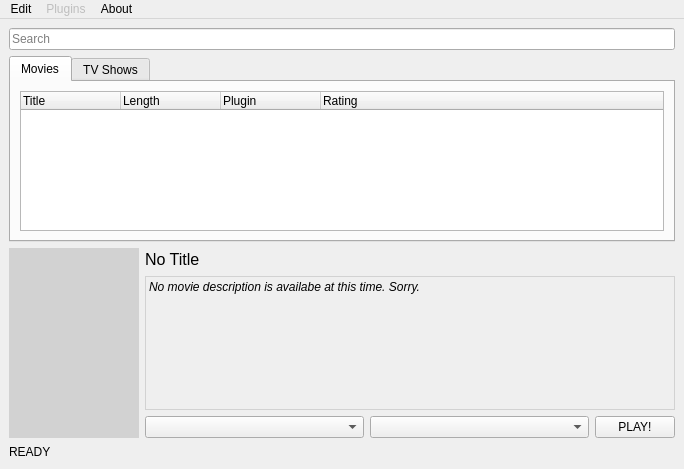
<?xml version="1.0" encoding="UTF-8"?>
<ui version="4.0">
 <class>MainWindow</class>
 <widget class="QMainWindow" name="MainWindow">
  <property name="geometry">
   <rect>
    <x>0</x>
    <y>0</y>
    <width>684</width>
    <height>469</height>
   </rect>
  </property>
  <property name="windowTitle">
   <string>MainWindow</string>
  </property>
  <widget class="QWidget" name="centralwidget">
   <property name="enabled">
    <bool>true</bool>
   </property>
   <layout class="QVBoxLayout" name="verticalLayout_3" stretch="5,60,20,5">
    <property name="spacing">
     <number>6</number>
    </property>
    <property name="leftMargin">
     <number>9</number>
    </property>
    <property name="topMargin">
     <number>9</number>
    </property>
    <property name="rightMargin">
     <number>9</number>
    </property>
    <property name="bottomMargin">
     <number>9</number>
    </property>
    <item>
     <widget class="QLineEdit" name="search_bar">
      <property name="placeholderText">
       <string>Search</string>
      </property>
     </widget>
    </item>
    <item>
     <widget class="QTabWidget" name="tabs">
      <property name="currentIndex">
       <number>0</number>
      </property>
      <widget class="QWidget" name="tab_movie">
       <attribute name="title">
        <string>Movies</string>
       </attribute>
       <layout class="QVBoxLayout" name="verticalLayout_7">
        <property name="spacing">
         <number>9</number>
        </property>
        <property name="leftMargin">
         <number>9</number>
        </property>
        <property name="topMargin">
         <number>9</number>
        </property>
        <property name="rightMargin">
         <number>9</number>
        </property>
        <property name="bottomMargin">
         <number>9</number>
        </property>
        <item>
         <widget class="QTreeWidget" name="movie_tree">
          <property name="rootIsDecorated">
           <bool>false</bool>
          </property>
          <column>
           <property name="text">
            <string>Title</string>
           </property>
          </column>
          <column>
           <property name="text">
            <string>Length</string>
           </property>
          </column>
          <column>
           <property name="text">
            <string>Plugin</string>
           </property>
          </column>
          <column>
           <property name="text">
            <string>Rating</string>
           </property>
          </column>
         </widget>
        </item>
       </layout>
      </widget>
      <widget class="QWidget" name="tab_tv">
       <attribute name="title">
        <string>TV Shows</string>
       </attribute>
       <layout class="QVBoxLayout" name="verticalLayout_2">
        <property name="spacing">
         <number>9</number>
        </property>
        <property name="leftMargin">
         <number>9</number>
        </property>
        <property name="topMargin">
         <number>9</number>
        </property>
        <property name="rightMargin">
         <number>9</number>
        </property>
        <property name="bottomMargin">
         <number>9</number>
        </property>
        <item>
         <widget class="QTreeWidget" name="tv_tree">
          <property name="rootIsDecorated">
           <bool>false</bool>
          </property>
          <attribute name="headerStretchLastSection">
           <bool>true</bool>
          </attribute>
          <column>
           <property name="text">
            <string>Title</string>
           </property>
          </column>
          <column>
           <property name="text">
            <string>Length</string>
           </property>
          </column>
          <column>
           <property name="text">
            <string>Seasons</string>
           </property>
          </column>
          <column>
           <property name="text">
            <string>Episodes</string>
           </property>
          </column>
          <column>
           <property name="text">
            <string>Plugin</string>
           </property>
          </column>
          <column>
           <property name="text">
            <string>Quality</string>
           </property>
          </column>
         </widget>
        </item>
       </layout>
      </widget>
     </widget>
    </item>
    <item>
     <layout class="QHBoxLayout" name="horizontalLayout_2">
      <item>
       <widget class="QLabel" name="poster">
        <property name="minimumSize">
         <size>
          <width>130</width>
          <height>190</height>
         </size>
        </property>
        <property name="maximumSize">
         <size>
          <width>130</width>
          <height>190</height>
         </size>
        </property>
        <property name="styleSheet">
         <string notr="true">#poster { padding: 3px; background: #d2d2d2}</string>
        </property>
        <property name="text">
         <string/>
        </property>
        <property name="scaledContents">
         <bool>true</bool>
        </property>
       </widget>
      </item>
      <item>
       <layout class="QVBoxLayout" name="verticalLayout" stretch="10,60,0">
        <property name="sizeConstraint">
         <enum>QLayout::SetNoConstraint</enum>
        </property>
        <item>
         <widget class="QLabel" name="movie_title">
          <property name="font">
           <font>
            <family>Segoe UI</family>
            <pointsize>12</pointsize>
           </font>
          </property>
          <property name="text">
           <string>No Title</string>
          </property>
         </widget>
        </item>
        <item>
         <widget class="QLabel" name="description">
          <property name="minimumSize">
           <size>
            <width>0</width>
            <height>0</height>
           </size>
          </property>
          <property name="styleSheet">
           <string notr="true">#description {
	border: 1px solid #d2d2d2;
}</string>
          </property>
          <property name="text">
           <string>&lt;html&gt;&lt;head/&gt;&lt;body&gt;&lt;p&gt;&lt;span style=&quot; font-style:italic;&quot;&gt;No movie description is availabe at this time. Sorry.&lt;/span&gt;&lt;/p&gt;&lt;/body&gt;&lt;/html&gt;</string>
          </property>
          <property name="scaledContents">
           <bool>false</bool>
          </property>
          <property name="alignment">
           <set>Qt::AlignLeading|Qt::AlignLeft|Qt::AlignTop</set>
          </property>
          <property name="wordWrap">
           <bool>true</bool>
          </property>
         </widget>
        </item>
        <item>
         <layout class="QHBoxLayout" name="horizontalLayout" stretch="40,40,10">
          <item>
           <widget class="QComboBox" name="quality_combo">
            <property name="enabled">
             <bool>true</bool>
            </property>
           </widget>
          </item>
          <item>
           <widget class="QComboBox" name="subtitle_combo"/>
          </item>
          <item>
           <widget class="QPushButton" name="play_button">
            <property name="text">
             <string>PLAY!</string>
            </property>
           </widget>
          </item>
         </layout>
        </item>
       </layout>
      </item>
     </layout>
    </item>
    <item>
     <widget class="QLabel" name="status_bar">
      <property name="text">
       <string>READY</string>
      </property>
     </widget>
    </item>
   </layout>
  </widget>
  <widget class="QMenuBar" name="menubar">
   <property name="geometry">
    <rect>
     <x>0</x>
     <y>0</y>
     <width>684</width>
     <height>21</height>
    </rect>
   </property>
   <widget class="QMenu" name="menuPrefences">
    <property name="title">
     <string>Edit</string>
    </property>
    <addaction name="actionVideo_player"/>
   </widget>
   <widget class="QMenu" name="menuAbout">
    <property name="title">
     <string>About</string>
    </property>
   </widget>
   <widget class="QMenu" name="menuPlugins">
    <property name="enabled">
     <bool>false</bool>
    </property>
    <property name="title">
     <string>Plugins</string>
    </property>
   </widget>
   <addaction name="menuPrefences"/>
   <addaction name="menuPlugins"/>
   <addaction name="menuAbout"/>
  </widget>
  <action name="actionVideo_player">
   <property name="text">
    <string>Preferences</string>
   </property>
  </action>
 </widget>
 <resources/>
 <connections/>
</ui>
